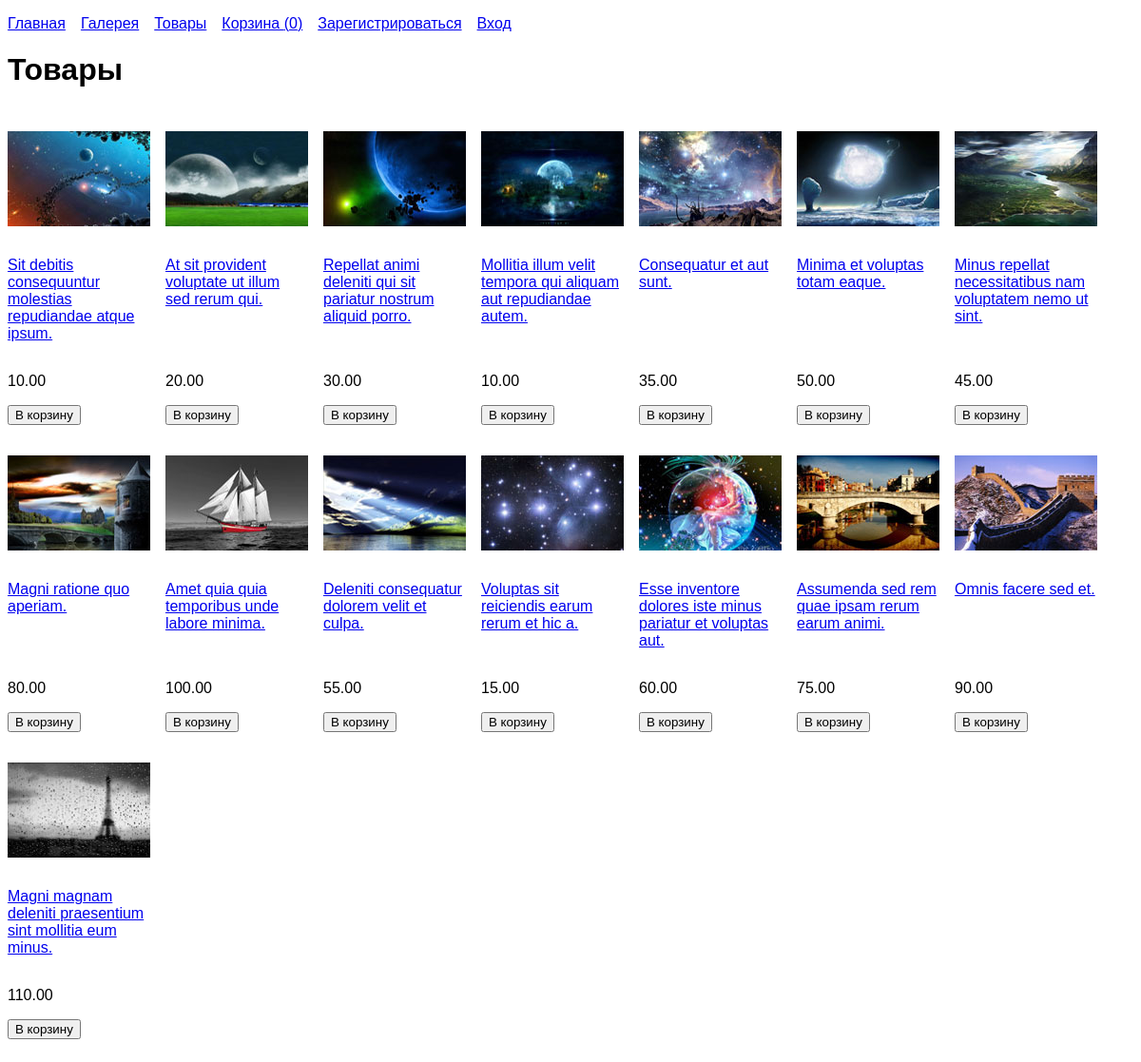
Page /products on the committed database.
### tables this page shows
CREATE TABLE `images` (
  `id` int(10) UNSIGNED NOT NULL,
  `name` varchar(255) NOT NULL,
  `views` int(10) UNSIGNED NOT NULL DEFAULT '0',
  `product_id` int(10) UNSIGNED DEFAULT NULL
);

CREATE TABLE `products` (
  `id` int(10) UNSIGNED NOT NULL,
  `title` varchar(255) NOT NULL,
  `body` text NOT NULL,
  `price` decimal(10,2) UNSIGNED NOT NULL
);

### core/db.php (called while the page is built, shortened)
<?php
function db()
{
  static $db = null;
  if (is_null($db)) {
    $db = @mysqli_connect(DB_HOSTNAME, DB_USERNAME, DB_PASSWORD, DB_DATABASE, DB_PORT) or die('Ошибка соединения с базой данных: ' . mysqli_connect_error());
  }
  return $db;
}
function fetchAssoc($query)
{
  $array_result = [];
  $result = @mysqli_query(db(), $query) or die(mysqli_error(db()));
  while ($row = mysqli_fetch_assoc($result)) {
    $array_result[] = $row;
  }
  return $array_result;
}
function fetchOneAssoc($query)
{
  $result = @mysqli_query(db(), $query) or die(mysqli_error(db()));
  return mysqli_fetch_assoc($result);
}

### models/product.php (called while the page is built, shortened)
<?php
function getProducts()
{
  return fetchAssoc(
    "SELECT p.id, p.title, p.price, i.name image
    FROM products p
    LEFT JOIN images i ON i.product_id = p.id"
  );
}

### controllers/productsController.php (called while the page is built)
<?php
function productsController($id = null)
{
  if ( ! empty($id)) {
    $id = (int) $id;
    $params['product'] = getProduct($id);
    if ( ! empty($params['product'])) {
      $params['button'] = 'send';
      $params['action'] = 'add';
      $params = array_merge($params, doFeedbackAction());
      $params['feedbacks'] = getFeedbacks($id);
      $template = 'product';
    } else {
      error(404);
    }
  } else {
    $template = 'products';
    $params['title'] = 'Товары';
    $params['products'] = getProducts();
  }
  return [
    'template' => $template,
    'params' => $params,
  ];
}

### core/functions.php (called while the page is built, shortened)
<?php
function getFiles($dir)
{
  $items = array_splice(scandir($dir), 2);
  $results = [];
  foreach ($items as $item) {
    if (is_file("{$dir}/{$item}")) {
      $results[] = $item;
    }
  }
  return $results;
}
function loadLangs()
{
  $langs = [];
  foreach (getFiles(LANGS_PATH) as $file) {
    $name = explode('.', $file)[0];
    $langs[$name] = include LANGS_PATH . '/' . $file;
  }
  return $langs;
}
function getFlash()
{
  $flash = $_SESSION['flash'];
  return $flash;
}

### lang/basket.php (called while the page is built)
<?php
return [
  'empty' => 'Корзина пуста',
];

### lang/feedback.php (called while the page is built)
<?php
return [
  'title' => 'Отзывы',
  'name' => 'Имя',
  'text' => 'Текст',
];

### lang/gallery.php (called while the page is built)
<?php
return [
  'empty' => 'Фотографий нет',
  'views' => 'Просмотров',
];

### lang/interface.php (called while the page is built)
<?php
return [
  'send' => 'Отправить',
  'save' => 'Сохранить',
  'edit' => 'Редактировать',
  'delete' => 'Удалить',
  'issue' => 'Оформить',
  'upload' => 'Загрузить',
  'enter' => 'Войти',
  'register' => 'Зарегистрироваться',
  'in_basket' => 'В корзину',
];

### lang/menu.php (called while the page is built)
<?php
return [
  'home' => 'Главная',
  'gallery' => 'Галерея',
  'products' => 'Товары',
  'basket' => 'Корзина',
  'orders' => 'Заказы',
  'logout' => 'Выход',
  'login' => 'Вход',
  'registration' => 'Зарегистрироваться',
];

### lang/order.php (called while the page is built)
<?php
return [
  'number' => 'Номер',
  'phone' => 'Телефон',
  'status' => 'Статус',
  'statuses' => [
    'moderation' => 'Модерация',
    'canceled' => 'Отменен',
    'completed' => 'Выполнен',
  ],
  'empty' => 'Заказов нет',
];

### lang/product.php (called while the page is built)
<?php
return [
  'name' => 'Название',
  'price' => 'Стоимость',
  'empty' => 'Товаров нет',
];

### lang/user.php (called while the page is built)
<?php
return [
  'login' => 'Логин',
  'password' => 'Пароль',
];

### core/auth.php (called while the page is built, shortened)
<?php
function isAuth()
{
  return isset($_SESSION['login']);
}
function isAdmin()
{
  return $_SESSION['login'] === 'admin';
}

### models/basket.php (called while the page is built, shortened)
<?php
function getCountBasketItems($session_id)
{
  return fetchOneAssoc("SELECT COUNT(*) count FROM basket WHERE session_id = '{$session_id}'")['count'];
}

### core/controller.php (called while the page is built)
<?php
function controller($data)
{
  $template = $data['template'];
  $params = $data['params'];
  $layout = $data['layout'] ?? 'layout';
  $params['lang'] = loadLangs();
  $params['flash'] = getFlash();
  $params['isAuth'] = isAuth();
  $params['isAdmin'] = isAdmin();
  $params['countBasketItems'] = getCountBasketItems(session_id());
  return render($template, $params, $layout);
}

### templates/products.php (the view, shortened to what this page needs)
<h1><?= $title ?></h1>
<?php if ($products): ?>
<ul class="gallery">
  <?php foreach ($products as $product): ?>
    <li class="gallery-item">
      <a href="/products/<?= $product['id'] ?>">
        <p><img src="/img/small/<?= $product['image'] ?>" alt="<?= $product['image'] ?>" /></p>
        <p><?= $product['title'] ?></p>
      </a>
      <p><?= $product['price'] ?></p>
      <form action="/basket" method="POST">
        <input type="submit" value="<?= $lang['interface']['in_basket'] ?>">
      </form>
    </li>
  <?php endforeach ?>
</ul>
<?php else: ?>
  <p><?= $lang['product']['empty'] ?></p>
<?php endif ?>

### public/index.php (shortened to what this page needs)
<?php
if ($_SERVER['REQUEST_URI'] !== '/') {
  list($page, $id) = array_slice(explode('/', $_SERVER['REQUEST_URI']), 1);
} else {
  $page = HOME_PAGE;
}
$controller = "{$page}Controller";
if (function_exists($controller)) {
  echo controller($controller($id));
} else {
  error(404);
}

### core/render.php (shortened to what this page needs)
<?php
function render($template, $params = [], $layout)
{
  return renderTemplate(LAYOUTS_DIR . $layout, [
    'menu' => renderTemplate('menu', $params),
    'content' => renderTemplate($template, $params),
  ]);
}
function renderTemplate($template, $params = [])
{
  extract($params);
  $file_path = TEMPLATES_PATH . '/' . $template . '.php';
  if (file_exists($file_path)) {
    include $file_path;
  } else {
    error(505);
  }
  return ob_get_clean();
}

### templates/menu.php (shortened to what this page needs)
<ul class="menu">
  <li><a href="/"><?= $lang['menu']['home'] ?></a></li>
  <li><a href="/gallery"><?= $lang['menu']['gallery'] ?></a></li>
  <li><a href="/products"><?= $lang['menu']['products'] ?></a></li>
  <li><a href="/basket"><?= $lang['menu']['basket'] ?> (<?= $countBasketItems ?>)</a></li>
  <?php if ( ! $isAuth): ?>
  <li><a href="/registration"><?= $lang['menu']['registration'] ?></a></li>
  <?php endif ?>
  <?php if ($isAuth): ?>
  <li><a href="/logout"><?= $lang['menu']['logout'] ?></a></li>
  <?php else: ?>
  <li><a href="/login"><?= $lang['menu']['login'] ?></a></li>
  <?php endif ?>
</ul>

### templates/layouts/layout.php (shortened to what this page needs)
<!DOCTYPE html>
<html>
<head>
  <link rel="stylesheet" href="/css/style.css">
</head>
<body>
  <?= $menu ?>
  <?= $content ?>
</body>
</html>

### public/css/style.css (style rules this page uses)
body { font-family: Arial, Helvetica, sans-serif; }
img { display: block; max-width: 100%; height: auto; }
.menu { display: flex; flex-wrap: wrap; padding: 0; list-style: none; }
.menu li { margin-right: 1rem; }
.gallery { list-style: none; display: flex; flex-wrap: wrap; padding: 0; margin: 0 -8px 1rem; }
.gallery-item { max-width: 150px; margin: 8px; justify-content: space-between; display: flex; flex-direction: column; }
.gallery-item > a { display: flex; flex-direction: column; flex: 1; }

### rows in the picture
images: name (picture), product.title "Sit debitis consequuntur molestias repudiandae atque ipsum.", product.price "10.00"
images: name (picture), product.title "At sit provident voluptate ut illum sed rerum qui.", product.price "20.00"
images: name (picture), product.title "Repellat animi deleniti qui sit pariatur nostrum aliquid porro.", product.price "30.00"
images: name (picture), product.title "Mollitia illum velit tempora qui aliquam aut repudiandae autem.", product.price "10.00"
images: name (picture), product.title "Consequatur et aut sunt.", product.price "35.00"
images: name (picture), product.title "Minima et voluptas totam eaque.", product.price "50.00"
images: name (picture), product.title "Minus repellat necessitatibus nam voluptatem nemo ut sint.", product.price "45.00"
images: name (picture), product.title "Magni ratione quo aperiam.", product.price "80.00"
images: name (picture), product.title "Amet quia quia temporibus unde labore minima.", product.price "100.00"
images: name (picture), product.title "Deleniti consequatur dolorem velit et culpa.", product.price "55.00"
images: name (picture), product.title "Voluptas sit reiciendis earum rerum et hic a.", product.price "15.00"
images: name (picture), product.title "Esse inventore dolores iste minus pariatur et voluptas aut.", product.price "60.00"
images: name (picture), product.title "Assumenda sed rem quae ipsam rerum earum animi.", product.price "75.00"
images: name (picture), product.title "Omnis facere sed et.", product.price "90.00"
images: name (picture), product.title "Magni magnam deleniti praesentium sint mollitia eum minus.", product.price "110.00"

### other values in the picture
$lang['menu']['home'] "Главная"
$lang['menu']['gallery'] "Галерея"
$lang['menu']['products'] "Товары"
$lang['menu']['basket'] "Корзина"
$countBasketItems "0"
$lang['menu']['registration'] "Зарегистрироваться"
$lang['menu']['login'] "Вход"
$title "Товары"
